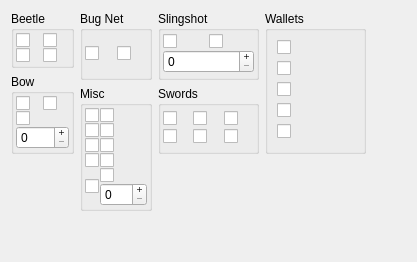
     <widget class="QWidget" name="equipmentTab">
      <attribute name="title">
       <string>Eq&amp;uipment</string>
      </attribute>
      <layout class="QGridLayout" name="gridLayout_9">
       <item row="0" column="0" rowspan="2">
        <layout class="QVBoxLayout" name="verticalLayout_4">
         <item>
          <widget class="QGroupBox" name="beetleGrpBox">
           <property name="title">
            <string>Beetle</string>
           </property>
           <property name="checkable">
            <bool>false</bool>
           </property>
           <layout class="QGridLayout" name="gridLayout">
            <property name="leftMargin">
             <number>2</number>
            </property>
            <property name="topMargin">
             <number>2</number>
            </property>
            <property name="rightMargin">
             <number>2</number>
            </property>
            <property name="bottomMargin">
             <number>2</number>
            </property>
            <property name="spacing">
             <number>0</number>
            </property>
            <item row="0" column="0">
             <widget class="QCheckBox" name="beetleChkBox">
              <property name="toolTip">
               <string>Beetle</string>
              </property>
              <property name="statusTip">
               <string>Beetle</string>
              </property>
              <property name="text">
               <string/>
              </property>
              <property name="icon">
               <iconset resource="resources/resources.qrc">
                <normaloff>:/Weapons/Beetle</normaloff>:/Weapons/Beetle</iconset>
              </property>
              <property name="iconSize">
               <size>
                <width>48</width>
                <height>48</height>
               </size>
              </property>
             </widget>
            </item>
            <item row="0" column="1">
             <widget class="QCheckBox" name="hookBeetleChkBox">
              <property name="toolTip">
               <string>Hook Beetle</string>
              </property>
              <property name="statusTip">
               <string>Hook Beetle</string>
              </property>
              <property name="text">
               <string/>
              </property>
              <property name="icon">
               <iconset resource="resources/resources.qrc">
                <normaloff>:/Weapons/HookBeetle</normaloff>:/Weapons/HookBeetle</iconset>
              </property>
              <property name="iconSize">
               <size>
                <width>48</width>
                <height>48</height>
               </size>
              </property>
             </widget>
            </item>
            <item row="1" column="0">
             <widget class="QCheckBox" name="quickBeetleChkBox">
              <property name="toolTip">
               <string>Quick Beetle</string>
              </property>
              <property name="statusTip">
               <string>Quick Beetle</string>
              </property>
              <property name="text">
               <string/>
              </property>
              <property name="icon">
               <iconset resource="resources/resources.qrc">
                <normaloff>:/Weapons/SpeedBeetle</normaloff>:/Weapons/SpeedBeetle</iconset>
              </property>
              <property name="iconSize">
               <size>
                <width>48</width>
                <height>48</height>
               </size>
              </property>
             </widget>
            </item>
            <item row="1" column="1">
             <widget class="QCheckBox" name="toughBeetleChkBox">
              <property name="toolTip">
               <string>Tough Beetle</string>
              </property>
              <property name="statusTip">
               <string>Tough Beetle</string>
              </property>
              <property name="text">
               <string/>
              </property>
              <property name="icon">
               <iconset resource="resources/resources.qrc">
                <normaloff>:/Weapons/ToughBeetle</normaloff>:/Weapons/ToughBeetle</iconset>
              </property>
              <property name="iconSize">
               <size>
                <width>48</width>
                <height>48</height>
               </size>
              </property>
             </widget>
            </item>
           </layout>
          </widget>
         </item>
         <item>
          <widget class="QGroupBox" name="bowGrpBox">
           <property name="title">
            <string>Bow</string>
           </property>
           <layout class="QGridLayout" name="gridLayout_8">
            <property name="leftMargin">
             <number>2</number>
            </property>
            <property name="topMargin">
             <number>2</number>
            </property>
            <property name="rightMargin">
             <number>2</number>
            </property>
            <property name="bottomMargin">
             <number>2</number>
            </property>
            <property name="spacing">
             <number>0</number>
            </property>
            <item row="0" column="0">
             <widget class="QCheckBox" name="bowChkBox">
              <property name="text">
               <string/>
              </property>
              <property name="icon">
               <iconset resource="resources/resources.qrc">
                <normaloff>:/Weapons/Bow</normaloff>:/Weapons/Bow</iconset>
              </property>
              <property name="iconSize">
               <size>
                <width>48</width>
                <height>48</height>
               </size>
              </property>
             </widget>
            </item>
            <item row="0" column="1">
             <widget class="QCheckBox" name="ironBowChkBox">
              <property name="text">
               <string/>
              </property>
              <property name="icon">
               <iconset resource="resources/resources.qrc">
                <normaloff>:/Weapons/IronBow</normaloff>:/Weapons/IronBow</iconset>
              </property>
              <property name="iconSize">
               <size>
                <width>48</width>
                <height>48</height>
               </size>
              </property>
              <property name="shortcut">
               <string>Return</string>
              </property>
             </widget>
            </item>
            <item row="1" column="0">
             <widget class="QCheckBox" name="sacredBowChkBox">
              <property name="text">
               <string/>
              </property>
              <property name="icon">
               <iconset resource="resources/resources.qrc">
                <normaloff>:/Weapons/SacredBow</normaloff>:/Weapons/SacredBow</iconset>
              </property>
              <property name="iconSize">
               <size>
                <width>48</width>
                <height>48</height>
               </size>
              </property>
             </widget>
            </item>
            <item row="2" column="0" colspan="2">
             <widget class="QSpinBox" name="arrowAmmoSpinBox">
              <property name="buttonSymbols">
               <enum>QAbstractSpinBox::PlusMinus</enum>
              </property>
              <property name="maximum">
               <number>127</number>
              </property>
             </widget>
            </item>
           </layout>
          </widget>
         </item>
        </layout>
       </item>
       <item row="0" column="1">
        <widget class="QGroupBox" name="bugnetGrpBox">
         <property name="title">
          <string>Bug Net</string>
         </property>
         <layout class="QGridLayout" name="gridLayout_2">
          <property name="leftMargin">
           <number>2</number>
          </property>
          <property name="topMargin">
           <number>2</number>
          </property>
          <property name="rightMargin">
           <number>2</number>
          </property>
          <property name="bottomMargin">
           <number>2</number>
          </property>
          <property name="spacing">
           <number>2</number>
          </property>
          <item row="0" column="0">
           <widget class="QCheckBox" name="bugNetChkBox">
            <property name="toolTip">
             <string>Bug Net</string>
            </property>
            <property name="statusTip">
             <string>Bug Net</string>
            </property>
            <property name="text">
             <string/>
            </property>
            <property name="icon">
             <iconset resource="resources/resources.qrc">
              <normaloff>:/Weapons/Bugnet</normaloff>:/Weapons/Bugnet</iconset>
            </property>
            <property name="iconSize">
             <size>
              <width>48</width>
              <height>48</height>
             </size>
            </property>
           </widget>
          </item>
          <item row="0" column="1">
           <widget class="QCheckBox" name="bigBugNetChkBox">
            <property name="toolTip">
             <string>Big Bug Net</string>
            </property>
            <property name="statusTip">
             <string>Big Bug Net</string>
            </property>
            <property name="text">
             <string/>
            </property>
            <property name="icon">
             <iconset resource="resources/resources.qrc">
              <normaloff>:/Weapons/BigBugnet</normaloff>:/Weapons/BigBugnet</iconset>
            </property>
            <property name="iconSize">
             <size>
              <width>48</width>
              <height>48</height>
             </size>
            </property>
           </widget>
          </item>
         </layout>
        </widget>
       </item>
       <item row="0" column="2">
        <widget class="QGroupBox" name="slingShotGrpBox">
         <property name="title">
          <string>Slingshot</string>
         </property>
         <layout class="QGridLayout" name="gridLayout_3">
          <property name="leftMargin">
           <number>2</number>
          </property>
          <property name="topMargin">
           <number>2</number>
          </property>
          <property name="rightMargin">
           <number>2</number>
          </property>
          <property name="bottomMargin">
           <number>2</number>
          </property>
          <property name="spacing">
           <number>0</number>
          </property>
          <item row="0" column="0">
           <widget class="QCheckBox" name="slingShotChkBox">
            <property name="toolTip">
             <string>Slingshot</string>
            </property>
            <property name="statusTip">
             <string>Slingshot</string>
            </property>
            <property name="text">
             <string/>
            </property>
            <property name="icon">
             <iconset resource="resources/resources.qrc">
              <normaloff>:/Weapons/SlingShot</normaloff>:/Weapons/SlingShot</iconset>
            </property>
            <property name="iconSize">
             <size>
              <width>48</width>
              <height>48</height>
             </size>
            </property>
           </widget>
          </item>
          <item row="0" column="1">
           <widget class="QCheckBox" name="scatterShotChkBox">
            <property name="toolTip">
             <string>Scattershot</string>
            </property>
            <property name="statusTip">
             <string>Scattershot</string>
            </property>
            <property name="text">
             <string/>
            </property>
            <property name="icon">
             <iconset resource="resources/resources.qrc">
              <normaloff>:/Weapons/SlingShot</normaloff>:/Weapons/SlingShot</iconset>
            </property>
            <property name="iconSize">
             <size>
              <width>48</width>
              <height>48</height>
             </size>
            </property>
           </widget>
          </item>
          <item row="1" column="0" colspan="2">
           <widget class="QSpinBox" name="seedAmmoSpinBox">
            <property name="buttonSymbols">
             <enum>QAbstractSpinBox::PlusMinus</enum>
            </property>
            <property name="maximum">
             <number>127</number>
            </property>
           </widget>
          </item>
         </layout>
        </widget>
       </item>
       <item row="0" column="3" rowspan="2">
        <widget class="QGroupBox" name="walletsGroup">
         <property name="title">
          <string>Wallets</string>
         </property>
         <layout class="QGridLayout" name="gridLayout_17">
          <item row="0" column="0">
           <widget class="QCheckBox" name="smallWalletChkBox">
            <property name="icon">
             <iconset resource="resources/resources.qrc">
              <normaloff>:/Wallets/SmallWallet</normaloff>:/Wallets/SmallWallet</iconset>
            </property>
            <property name="iconSize">
             <size>
              <width>64</width>
              <height>64</height>
             </size>
            </property>
           </widget>
          </item>
          <item row="4" column="0">
           <widget class="QCheckBox" name="tycoonWalletChkBox">
            <property name="icon">
             <iconset resource="resources/resources.qrc">
              <normaloff>:/Wallets/TycoonWallet</normaloff>:/Wallets/TycoonWallet</iconset>
            </property>
            <property name="iconSize">
             <size>
              <width>64</width>
              <height>64</height>
             </size>
            </property>
           </widget>
          </item>
          <item row="3" column="0">
           <widget class="QCheckBox" name="giantWalletChkBox">
            <property name="icon">
             <iconset resource="resources/resources.qrc">
              <normaloff>:/Wallets/GiantWallet</normaloff>:/Wallets/GiantWallet</iconset>
            </property>
            <property name="iconSize">
             <size>
              <width>64</width>
              <height>64</height>
             </size>
            </property>
           </widget>
          </item>
          <item row="2" column="0">
           <widget class="QCheckBox" name="bigWalletChkBox">
            <property name="icon">
             <iconset resource="resources/resources.qrc">
              <normaloff>:/Wallets/BigWallet</normaloff>:/Wallets/BigWallet</iconset>
            </property>
            <property name="iconSize">
             <size>
              <width>64</width>
              <height>64</height>
             </size>
            </property>
           </widget>
          </item>
          <item row="1" column="0">
           <widget class="QCheckBox" name="mediumWalletChkBox">
            <property name="icon">
             <iconset resource="resources/resources.qrc">
              <normaloff>:/Wallets/MediumWallet</normaloff>:/Wallets/MediumWallet</iconset>
            </property>
            <property name="iconSize">
             <size>
              <width>64</width>
              <height>64</height>
             </size>
            </property>
           </widget>
          </item>
         </layout>
        </widget>
       </item>
       <item row="1" column="1" rowspan="2">
        <widget class="QGroupBox" name="miscGrpBox">
         <property name="title">
          <string>Misc</string>
         </property>
         <layout class="QGridLayout" name="gridLayout_4">
          <property name="leftMargin">
           <number>2</number>
          </property>
          <property name="topMargin">
           <number>2</number>
          </property>
          <property name="rightMargin">
           <number>2</number>
          </property>
          <property name="bottomMargin">
           <number>2</number>
          </property>
          <property name="spacing">
           <number>0</number>
          </property>
          <item row="9" column="1">
           <widget class="QSpinBox" name="bombAmmoSpinBox">
            <property name="buttonSymbols">
             <enum>QAbstractSpinBox::PlusMinus</enum>
            </property>
            <property name="maximum">
             <number>127</number>
            </property>
           </widget>
          </item>
          <item row="7" column="0">
           <widget class="QCheckBox" name="moleMittsChkBox">
            <property name="toolTip">
             <string>Mole Mitts</string>
            </property>
            <property name="statusTip">
             <string>Mole Mitts</string>
            </property>
            <property name="icon">
             <iconset resource="resources/resources.qrc">
              <normaloff>:/Equipment/MoleMitts</normaloff>:/Equipment/MoleMitts</iconset>
            </property>
            <property name="iconSize">
             <size>
              <width>48</width>
              <height>48</height>
             </size>
            </property>
           </widget>
          </item>
          <item row="1" column="1">
           <widget class="QCheckBox" name="clawShotChkBox">
            <property name="toolTip">
             <string>Clawshot</string>
            </property>
            <property name="statusTip">
             <string>Clawshot</string>
            </property>
            <property name="text">
             <string/>
            </property>
            <property name="icon">
             <iconset resource="resources/resources.qrc">
              <normaloff>:/Weapons/DoubleClawshot</normaloff>:/Weapons/DoubleClawshot</iconset>
            </property>
            <property name="iconSize">
             <size>
              <width>48</width>
              <height>48</height>
             </size>
            </property>
           </widget>
          </item>
          <item row="6" column="1">
           <widget class="QCheckBox" name="sailClothChkBox">
            <property name="toolTip">
             <string>Sail Cloth</string>
            </property>
            <property name="statusTip">
             <string>Sail Cloth</string>
            </property>
            <property name="icon">
             <iconset resource="resources/resources.qrc">
              <normaloff>:/Equipment/SailCloth</normaloff>:/Equipment/SailCloth</iconset>
            </property>
            <property name="iconSize">
             <size>
              <width>48</width>
              <height>48</height>
             </size>
            </property>
           </widget>
          </item>
          <item row="0" column="1">
           <widget class="QCheckBox" name="harpChkBox">
            <property name="toolTip">
             <string>Goddess Harp</string>
            </property>
            <property name="statusTip">
             <string>Goddess Harp</string>
            </property>
            <property name="text">
             <string/>
            </property>
            <property name="icon">
             <iconset resource="resources/resources.qrc">
              <normaloff>:/Weapons/Harp</normaloff>:/Weapons/Harp</iconset>
            </property>
            <property name="iconSize">
             <size>
              <width>48</width>
              <height>48</height>
             </size>
            </property>
           </widget>
          </item>
          <item row="7" column="1">
           <widget class="QCheckBox" name="dragonScaleChkBox">
            <property name="icon">
             <iconset resource="resources/resources.qrc">
              <normaloff>:/Equipment/WaterDragonScale</normaloff>:/Equipment/WaterDragonScale</iconset>
            </property>
            <property name="iconSize">
             <size>
              <width>48</width>
              <height>48</height>
             </size>
            </property>
           </widget>
          </item>
          <item row="0" column="0">
           <widget class="QCheckBox" name="gustBellowsChkBox">
            <property name="toolTip">
             <string>Gust Bellows</string>
            </property>
            <property name="statusTip">
             <string>Gust Bellows</string>
            </property>
            <property name="text">
             <string/>
            </property>
            <property name="icon">
             <iconset resource="resources/resources.qrc">
              <normaloff>:/Weapons/GustBellows</normaloff>:/Weapons/GustBellows</iconset>
            </property>
            <property name="iconSize">
             <size>
              <width>48</width>
              <height>48</height>
             </size>
            </property>
           </widget>
          </item>
          <item row="1" column="0">
           <widget class="QCheckBox" name="whipChkBox">
            <property name="toolTip">
             <string>Whip</string>
            </property>
            <property name="statusTip">
             <string>Whip</string>
            </property>
            <property name="text">
             <string/>
            </property>
            <property name="icon">
             <iconset resource="resources/resources.qrc">
              <normaloff>:/Weapons/Whip</normaloff>:/Weapons/Whip</iconset>
            </property>
            <property name="iconSize">
             <size>
              <width>48</width>
              <height>48</height>
             </size>
            </property>
           </widget>
          </item>
          <item row="6" column="0">
           <widget class="QCheckBox" name="diggingMittsChkBox">
            <property name="toolTip">
             <string>Digging Mitts</string>
            </property>
            <property name="statusTip">
             <string>Digging Mitts</string>
            </property>
            <property name="icon">
             <iconset resource="resources/resources.qrc">
              <normaloff>:/Equipment/DiggingMitts</normaloff>:/Equipment/DiggingMitts</iconset>
            </property>
            <property name="iconSize">
             <size>
              <width>48</width>
              <height>48</height>
             </size>
            </property>
           </widget>
          </item>
          <item row="8" column="1">
           <widget class="QCheckBox" name="bombChkBox">
            <property name="toolTip">
             <string>Bombs</string>
            </property>
            <property name="statusTip">
             <string>Bombs</string>
            </property>
            <property name="text">
             <string/>
            </property>
            <property name="icon">
             <iconset resource="resources/resources.qrc">
              <normaloff>:/Weapons/Bomb</normaloff>:/Weapons/Bomb</iconset>
            </property>
            <property name="iconSize">
             <size>
              <width>48</width>
              <height>48</height>
             </size>
            </property>
           </widget>
          </item>
          <item row="8" column="0" rowspan="2">
           <widget class="QCheckBox" name="fireEaringsChkBox">
            <property name="icon">
             <iconset resource="resources/resources.qrc">
              <normaloff>:/Equipment/FireShieldEarings</normaloff>:/Equipment/FireShieldEarings</iconset>
            </property>
            <property name="iconSize">
             <size>
              <width>48</width>
              <height>48</height>
             </size>
            </property>
           </widget>
          </item>
         </layout>
        </widget>
       </item>
       <item row="1" column="2">
        <widget class="QGroupBox" name="swdGroupBox">
         <property name="title">
          <string>Swords</string>
         </property>
         <layout class="QGridLayout" name="gridLayout_10">
          <property name="leftMargin">
           <number>2</number>
          </property>
          <property name="topMargin">
           <number>2</number>
          </property>
          <property name="rightMargin">
           <number>2</number>
          </property>
          <property name="bottomMargin">
           <number>2</number>
          </property>
          <property name="spacing">
           <number>0</number>
          </property>
          <item row="0" column="2">
           <widget class="QCheckBox" name="goddessSwdChkBox">
            <property name="toolTip">
             <string>Goddess Sword</string>
            </property>
            <property name="statusTip">
             <string>Goddess Sword</string>
            </property>
            <property name="text">
             <string/>
            </property>
            <property name="icon">
             <iconset resource="resources/resources.qrc">
              <normaloff>:/Swords/GoddessSword</normaloff>:/Swords/GoddessSword</iconset>
            </property>
            <property name="iconSize">
             <size>
              <width>32</width>
              <height>160</height>
             </size>
            </property>
           </widget>
          </item>
          <item row="1" column="2">
           <widget class="QCheckBox" name="masterSwdChkBox">
            <property name="toolTip">
             <string>Master Sword</string>
            </property>
            <property name="statusTip">
             <string>Master Sword</string>
            </property>
            <property name="text">
             <string/>
            </property>
            <property name="icon">
             <iconset resource="resources/resources.qrc">
              <normaloff>:/Swords/MasterSword</normaloff>:/Swords/MasterSword</iconset>
            </property>
            <property name="iconSize">
             <size>
              <width>32</width>
              <height>160</height>
             </size>
            </property>
           </widget>
          </item>
          <item row="1" column="3">
           <widget class="QCheckBox" name="trueMasterSwdChkBox">
            <property name="toolTip">
             <string>True Master Sword</string>
            </property>
            <property name="statusTip">
             <string>True Master Sword</string>
            </property>
            <property name="icon">
             <iconset resource="resources/resources.qrc">
              <normaloff>:/Swords/TrueMasterSword</normaloff>:/Swords/TrueMasterSword</iconset>
            </property>
            <property name="iconSize">
             <size>
              <width>32</width>
              <height>160</height>
             </size>
            </property>
           </widget>
          </item>
          <item row="0" column="3">
           <widget class="QCheckBox" name="longSwdChkBox">
            <property name="toolTip">
             <string>Goddess Long Sword</string>
            </property>
            <property name="statusTip">
             <string>Goddess Long Sword</string>
            </property>
            <property name="text">
             <string/>
            </property>
            <property name="icon">
             <iconset resource="resources/resources.qrc">
              <normaloff>:/Swords/LongSword</normaloff>:/Swords/LongSword</iconset>
            </property>
            <property name="iconSize">
             <size>
              <width>32</width>
              <height>160</height>
             </size>
            </property>
           </widget>
          </item>
          <item row="1" column="1">
           <widget class="QCheckBox" name="whiteSwdChkBox">
            <property name="toolTip">
             <string>Goddess White Sword</string>
            </property>
            <property name="statusTip">
             <string>Goddess White Sword</string>
            </property>
            <property name="icon">
             <iconset resource="resources/resources.qrc">
              <normaloff>:/Swords/GoddessWhiteSword</normaloff>:/Swords/GoddessWhiteSword</iconset>
            </property>
            <property name="iconSize">
             <size>
              <width>32</width>
              <height>160</height>
             </size>
            </property>
           </widget>
          </item>
          <item row="0" column="1">
           <widget class="QCheckBox" name="practiceSwdChkBox">
            <property name="toolTip">
             <string>Practice Sword</string>
            </property>
            <property name="statusTip">
             <string>Practice Sword</string>
            </property>
            <property name="text">
             <string/>
            </property>
            <property name="icon">
             <iconset resource="resources/resources.qrc">
              <normaloff>:/Swords/PracticeSword</normaloff>:/Swords/PracticeSword</iconset>
            </property>
            <property name="iconSize">
             <size>
              <width>32</width>
              <height>160</height>
             </size>
            </property>
           </widget>
          </item>
         </layout>
        </widget>
       </item>
       <item row="2" column="2" colspan="2">
        <spacer name="verticalSpacer_5">
         <property name="orientation">
          <enum>Qt::Vertical</enum>
         </property>
         <property name="sizeHint" stdset="0">
          <size>
           <width>208</width>
           <height>17</height>
          </size>
         </property>
        </spacer>
       </item>
       <item row="2" column="4">
        <spacer name="horizontalSpacer_4">
         <property name="orientation">
          <enum>Qt::Horizontal</enum>
         </property>
         <property name="sizeHint" stdset="0">
          <size>
           <width>40</width>
           <height>20</height>
          </size>
         </property>
        </spacer>
       </item>
       <item row="3" column="1">
        <spacer name="verticalSpacer_4">
         <property name="orientation">
          <enum>Qt::Vertical</enum>
         </property>
         <property name="sizeHint" stdset="0">
          <size>
           <width>20</width>
           <height>40</height>
          </size>
         </property>
        </spacer>
       </item>
      </layout>
     </widget>
